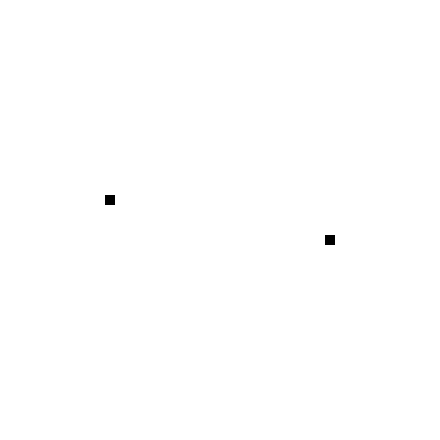
Frame 1 (no input)
Frame 60 (the mouse pressed at the canvas centre just before this capture): identical to frame 1, image omitted
Frame 120 (the mouse held since frame 60 and released just before this capture): identical to frame 1, image omitted

The Processing sketch that drew this single still picture (run headless with seeded random() and noise(); from frame 60 on, the mouse is pressed at the canvas centre):

// Processing sketch: processing_78761
// ── processing_78761.pde

// simple football

boolean[] keys = new boolean[256];

PVector[] loc = new PVector[10];
PVector[] vel = new PVector[10];
PVector[] zon = new PVector[10];

PVector ball = new PVector();
PVector ballVel = new PVector();

ArrayList<PVector> footprint = new ArrayList<PVector>();

float speed = 1;
int hasBall = 1;
int oldHasBall = 0;
int count = 0;

float h = 0.0;
float vy = 0.0;

//
void setup() {
  //
  size(440, 440);
  smooth();
  rectMode(CENTER);
  for(int i = 0; i < 10; i++) {
    loc[i] = new PVector();
    vel[i] = new PVector();
  }  
  loc[0] = new PVector(width*0.75, height/2+20);
  loc[1] = new PVector(width*0.25, height/2-20);
}

//
void draw() {
  //
  background(255);
  //
  for(int i = footprint.size()-1; i >= 0; i--) {
    PVector f = footprint.get(i);
    fill(0,f.z);
    rect(f.x, f.y, 3.0, 3.0);
    f.z -= 0.1;
    if(f.z <= 1.0) footprint.remove(i);
  }  
  //
  count++;
  fill(0); noStroke();
  for(int i = 0; i < 2; i++) {
    //
    rect(loc[i].x, loc[i].y, 10.0, 10.0);
    if(count > 10 && vel[i].mag()>0) {
      PVector f = loc[i].get();
      f.x += random(-3,3);
      f.y += random(-3,3);      
      f.z = 40.0;
      footprint.add(f);
      vel[i] = new PVector();
    }
  }
  if(count > 10) count = 0;
  //
  if(hasBall != -1) ball = loc[hasBall].get();
  fill(0,50);
  rect(ball.x, ball.y, 5.0, 5.0);
  fill(0);
  rect(ball.x, ball.y - h, 5.0, 5.0);
  //
  float dx = 0.0; float dy = 0.0;
  if(keys[37]) {dx = -1; dy = 0;}
  if(keys[39]) {dx = 1; dy = 0;}
  if(keys[38]) {dx = 0; dy = -1;}
  if(keys[40]) {dx = 0; dy = 1;}
  //if(hasBall != -1) {loc[1-hasBall].x += dx*speed; loc[1-hasBall].y += dy*speed;}
  //loc[1-hasBall].x += dx*speed; loc[1-hasBall].y += dy*speed;
  loc[oldHasBall].x += dx*speed; loc[oldHasBall].y += dy*speed;
  if(abs(dx + dy) > 0) vel[oldHasBall].x = 1;
  dx = 0; dy = 0;
  if(keys[65]) {dx = -1; dy = 0;}
  if(keys[68]) {dx = 1; dy = 0;}
  if(keys[87]) {dx = 0; dy = -1;}
  if(keys[83]) {dx = 0; dy = 1;}  
  loc[1].x += dx*speed; loc[1].y += dy*speed;
  if(keys[32] && hasBall != -1) {
    ballVel = loc[1-hasBall].get();
    ballVel.sub(loc[hasBall]);
    ballVel.normalize();
    ballVel.mult(15.0);
    //ball = loc[hasBall].get();
    ball.add(ballVel);
    ballVel.normalize();
    ballVel.mult(3.0);   
    vy = 0.01*loc[hasBall].dist(loc[1-hasBall]);    
    oldHasBall = hasBall;
    hasBall = -1;     
  }
  //
  ball.add(ballVel);
  vy -= 0.1;
  h+=vy;
  if(h<0) {h = 0; vy *= -0.7;}
  ballVel.mult(0.99);
  if(loc[0].dist(ball) < 7 && hasBall == -1) hasBall = 0;
  if(loc[1].dist(ball) < 7 && hasBall == -1) hasBall = 1;
}

//
void keyPressed() {
  if(keyCode < 256) keys[keyCode] = true;
}

void keyReleased() {
  if(keyCode < 256) keys[keyCode] = false;
}
